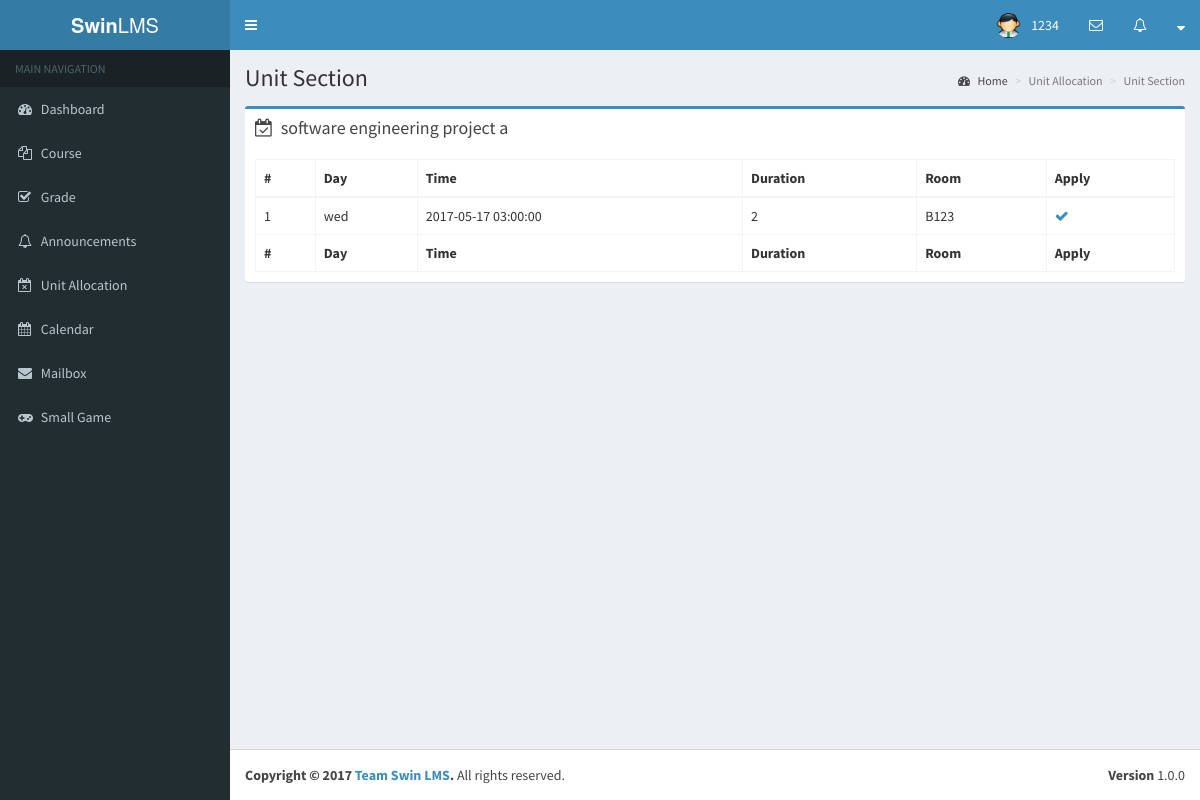
Before: /student/unit_section.php?id=1&unit_id=1&name=software engineering project a (signed in) with the older database file.
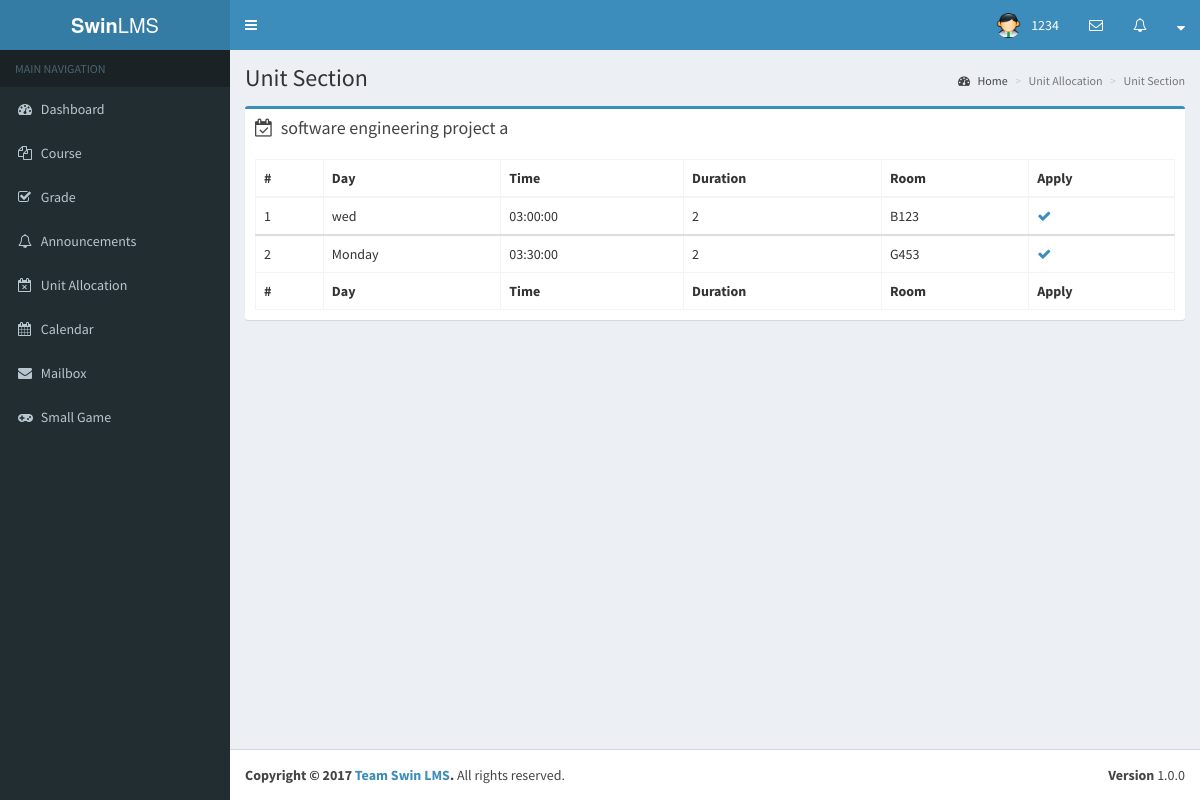
After: the same page with the newer database file.
### tables this page shows
CREATE TABLE `section` (
  `id` int(11) NOT NULL,
  `unit_id` int(11) NOT NULL,
  `classroom_id` int(11) NOT NULL,
  `section_start_time` time NOT NULL,
  `section_day` varchar(65) NOT NULL,
  `section_duration` int(11) NOT NULL
);

CREATE TABLE `classroom` (
  `id` int(11) NOT NULL,
  `classroom` varchar(10) NOT NULL
);

### student/unit_section.php (the view, shortened to what this page needs)
<?php
require_once '../app/config.php';
$counter = 0;
$sectionlistQuery = $db->prepare("
    SELECT cr.classroom, s.id, s.section_day, s.section_start_time, s.section_duration
    FROM section s
    Join classroom cr
    ON s.classroom_id = cr.id
    WHERE unit_id=:unit_id
");
$sectionlistQuery->execute([
    'unit_id' => $_SESSION['unit_id']
]);
$sectionlist = $sectionlistQuery->rowCount() ? $sectionlistQuery : [];
?>
<!DOCTYPE html>
<html>
		<?php include_once('first.php') ?>
	<body class="hold-transition skin-blue sidebar-mini">
		<?php include_once('header.php')?>
        <?php include_once('sidebar.php') ?>
          <div class="content-wrapper">
            <section class="content-header">
              <h1>
                Unit Section
              </h1>
              <ol class="breadcrumb">
                <li><a href="#"><i class="fa fa-dashboard"></i> Home</a></li>
                <li class="active">Unit Allocation</li>
                <li class="active">Unit Section</li>
              </ol>
            </section>
            <section class="content">
              <div class="row">
                <section class="col-lg-12">
                  <div class="box box-primary">
                    <div class="box-header">
                        <i class="fa fa-calendar-check-o"></i>
        				<h3 class="box-title"><?php echo $_GET['name']; ?></h3>
                    </div>
                    <div class="box-body">
                        <?php if(!empty($sectionlist)): ?>
                        <table id="unit_allocate" class="table table-bordered table-hover sectionlist">
                            <thead>
                                <tr>
                                    <th>#</th>
                                    <th>Day</th>
                                    <th>Time</th>
                                    <th>Duration</th>
                                    <th>Room</th>
                                    <th>Apply</th>
                                </tr>
                            </thead>
                            <?php foreach($sectionlist as $section):
                                $counter++;
                            ?>
                            <tbody class="section">
                                <tr>
                                    <td><?php echo $counter ?></td>
                                    <td><?php echo $section['section_day']; ?></td>
                                    <td><?php echo $section['section_start_time']; ?></td>
                                    <td><?php echo $section['section_duration']; ?></td>
                                    <td><?php echo $section['classroom']; ?></td>
                                    <td>
                                        <a href="allocate/update.php?id=<?php echo $_SESSION['id']; ?>&section=<?php echo $section['id']; ?>" class="upload"><i class="fa fa-check"></i></a>
                                    </td>
                                </tr>
                            </tbody>
                            <?php endforeach; ?>
                            <tfoot>
                                <tr>
                                    <th>#</th>
                                    <th>Day</th>
                                    <th>Time</th>
                                    <th>Duration</th>
                                    <th>Room</th>
                                    <th>Apply</th>
                                </tr>
                            </tfoot>
                        </table>
                        <?php else: ?>
                            <p>There is no section to display.</p>
                        <?php endif; ?>
                    </div>
                  </div>
                </section>
            </div>
            </section>
        </div>
        <?php include_once('footer.php') ?>
	</body>
</html>

### student/first.php (shortened to what this page needs)
<head>
  <link rel="stylesheet" href="../bootstrap/css/bootstrap.min.css">
  <link rel="stylesheet" href="https://cdnjs.cloudflare.com/ajax/libs/font-awesome/4.5.0/css/font-awesome.min.css">
  <link rel="stylesheet" href="https://cdnjs.cloudflare.com/ajax/libs/ionicons/2.0.1/css/ionicons.min.css">
  <link rel="stylesheet" href="../plugins/datatables/dataTables.bootstrap.css">
  <link rel="stylesheet" href="../dist/css/AdminLTE.min.css">
  <link rel="stylesheet" href="../dist/css/skins/_all-skins.min.css">
  <link rel="stylesheet" href="../plugins/iCheck/flat/blue.css">
  <link rel="stylesheet" href="../plugins/morris/morris.css">
  <link rel="stylesheet" href="../plugins/jvectormap/jquery-jvectormap-1.2.2.css">
  <link rel="stylesheet" href="../plugins/datepicker/datepicker3.css">
  <link rel="stylesheet" href="../plugins/daterangepicker/daterangepicker.css">
  <link rel="stylesheet" href="../plugins/bootstrap-wysihtml5/bootstrap3-wysihtml5.min.css">
</head>

### student/header.php (shortened to what this page needs)
<header class="main-header">
    <a href="dashboard.php" class="logo">
      <span class="logo-lg"><b>Swin</b>LMS</span>
    </a>
    <nav class="navbar navbar-static-top">
      <a href="#" class="sidebar-toggle" data-toggle="offcanvas" role="button">
      </a>
      <div class="navbar-custom-menu">
        <ul class="nav navbar-nav">
          <li class="dropdown user user-menu">
            <a href="dashboard.php" class="dropdown-toggle" data-toggle="dropdown">
              <img src="../dist/img/admin.ico" class="user-image" alt="User Image">
              <span class="hidden-xs"><?php echo $_SESSION['login_id']; ?></span>
            </a>
          </li>
          <li class="dropdown messages-menu">
            <a href="#" class="dropdown-toggle" data-toggle="dropdown">
              <i class="fa fa-envelope-o"></i>
            </a>
          </li>
          <li class="dropdown notifications-menu">
            <a href="#" class="dropdown-toggle" data-toggle="dropdown">
              <i class="fa fa-bell-o"></i>
            </a>
          </li>
          <li class="dropdown notifications-menu">
            <a href="#" class="dropdown-toggle" data-toggle="dropdown">
              <i class="fa fa-sort-down"></i>
            </a>
          </li>
        </ul>
      </div>
    </nav>
  </header>

### student/sidebar.php
<aside class="main-sidebar">
    <section class="sidebar">
<ul class="sidebar-menu">
        <li class="header">MAIN NAVIGATION</li>
        <li>
          <a href="dashboard.php">
            <i class="fa fa-dashboard"></i> <span>Dashboard</span>
          </a>
        </li>
        <li>
          <a href="course_list.php">
            <i class="fa fa-files-o"></i>
            <span>Course</span>
          </a>
        </li>
        <li>
          <a href="grade.php">
            <i class="fa fa-check-square-o"></i>
            <span>Grade</span>
          </a>
        </li>
        <li>
          <a href="announcements.php">
            <i class="fa fa-bell-o"></i>
            <span>Announcements</span>
          </a>
        </li>
        <li>
          <a href="unit_allocate.php">
            <i class="fa fa-calendar-times-o"></i>
            <span>Unit Allocation</span>
          </a>
        </li>
        <li>
          <a href="#">
            <i class="fa fa-calendar"></i> <span>Calendar</span>
          </a>
        </li>
        <li>
          <a href="mailbox.php">
            <i class="fa fa-envelope"></i> <span>Mailbox</span>
          </a>
        </li>
        <li>
          <a href="game.php">
            <i class="fa fa-gamepad"></i> <span>Small Game</span>
          </a>
        </li>
      </ul>
    </section>
  </aside>

### student/footer.php
<footer class="main-footer">
    <div class="pull-right hidden-xs">
      <b>Version</b> 1.0.0
    </div>
    <strong>Copyright &copy; 2017 <a>Team Swin LMS</a>.</strong> All rights reserved.
  </footer>

Changed rows visible on the page:
changed section "wed": section_start_time "2017-05-17 03:00:00" → "03:00:00"
added section: counter "2", section_day "Monday", section_start_time "03:30:00", section_duration "2", classroom.classroom "G453"
